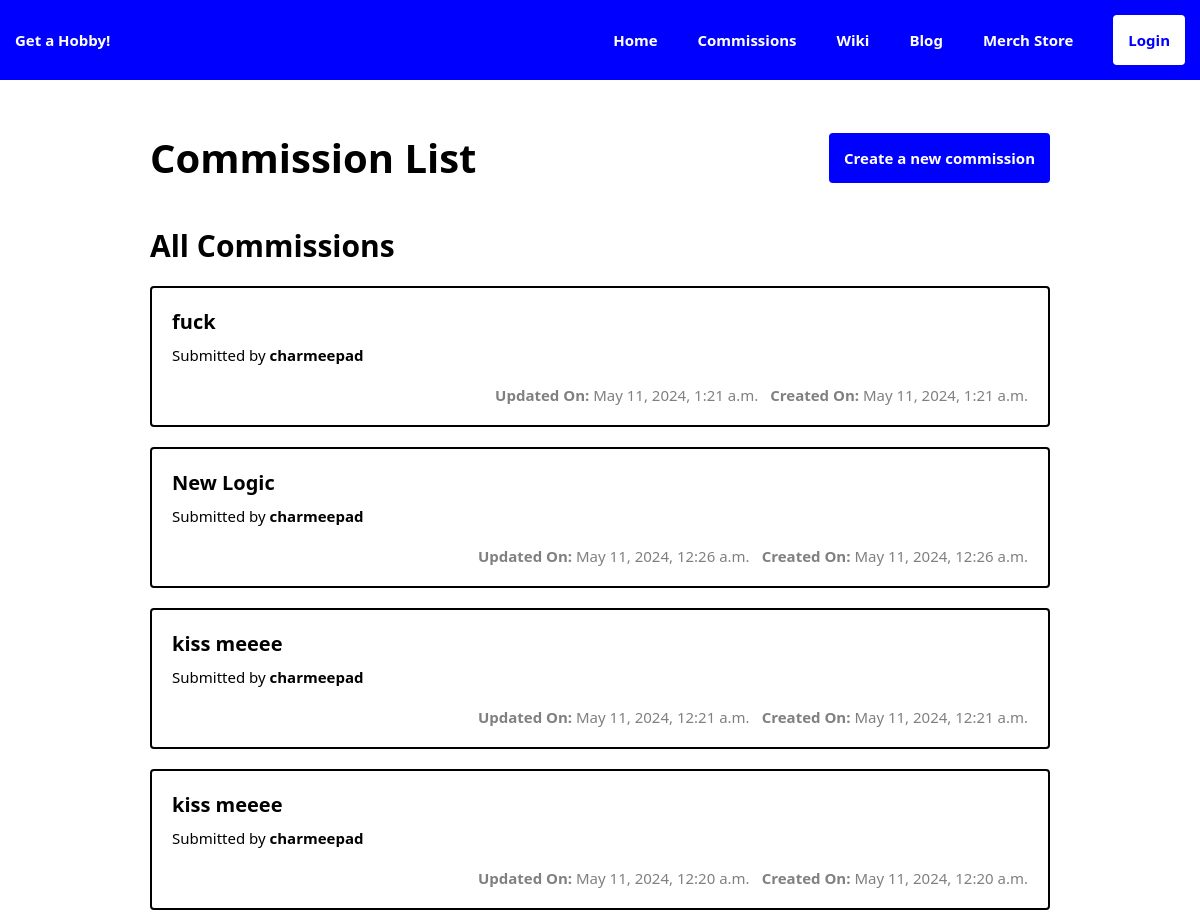
The app's page /commissions/list/ (upper part), older data.
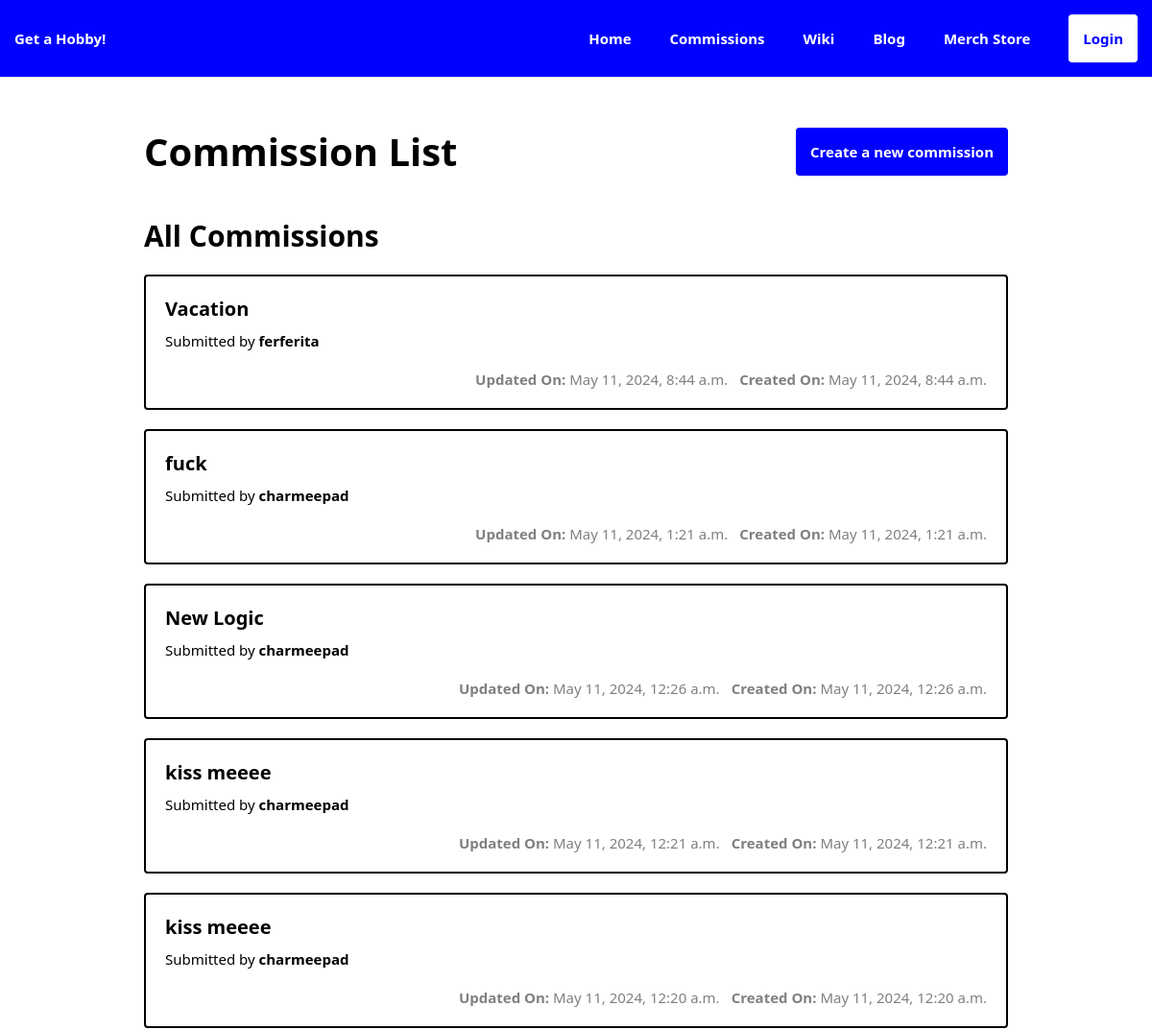
The same page, newer data.
### commissions/models.py (models this page shows, shortened)
class Commission(models.Model):
    title = models.CharField(max_length=255)
    description = models.TextField()
    author = models.ForeignKey(Profile, on_delete=models.CASCADE, related_name='created_commissions', null=True)
    status = models.CharField(max_length=12, choices=(
        ('Open', 'Open'),
        ('Full' ,'Full'),
        ('Completed', 'Completed'),
        ('Discontinued', 'Discontinued'),
    ), default='Open')
    created_on = models.DateTimeField(auto_now_add=True)
    updated_on = models.DateTimeField(auto_now=True)
    class Meta:
        ordering = ["-created_on"]

### user_management/models.py (models this page shows)
class Profile(models.Model):
    user = models.OneToOneField(User, on_delete=models.CASCADE)
    display_name = models.CharField(max_length=63)
    email_address = models.EmailField()
    def __str__(self):
        return self.display_name

### commissions/views.py (the view)
# urls.py: path('list/', views.CommissionListView.as_view(), name='commission_list'),
class CommissionListView(ListView):
    template_name = 'commissions/commission_list.html'
    def get_queryset(self):
        queryset1 = Commission.objects.all()
        queryset2 = JobApplication.objects.all()
        combined_queryset = list(queryset1) + list(queryset2)
        return combined_queryset
    def get_context_data(self, **kwargs):
        context = super().get_context_data(**kwargs)
        model1_objects = Commission.objects.all()
        model2_objects = JobApplication.objects.all()
        if self.request.user.is_authenticated:
            model3_objects = Commission.objects.all().filter(author=self.request.user.profile)
            model2_objects = JobApplication.objects.all().filter(applicant=self.request.user.profile)
        else:
            model3_objects = Commission.objects.none()
            model2_objects = JobApplication.objects.none()
        context['commissions'] = model1_objects
        context['applications'] = model2_objects
        context['user_commissions'] = model3_objects
        return context

### templates/commissions/commission_list.html (shortened to what this page needs)
{% extends 'base.html' %}
{% load static %}
{% block content %}
<body>
    <div class="commissions-header">
        <h1>Commission List</h1>
        <div class="commissions-create-button">
            <a href="{% url 'commissions:commission_create' %}">
            Create a new commission</a>
        </div>
    </div>
<h2>All Commissions</h2>
    <ul class="commissions-section">
        {% for commission in commissions %}
            <a class="commission-link" href="{% url 'commissions:commission_detail' commission.pk %}">
                <li class="commission">
                    <div class="commission-info">
                        <h3 class="commission-name">{{ commission.title }}</h3>
                        <div class="commission-author">Submitted by <strong>{{commission.author}}</strong></div>
                        <div class="commission-stats">
                            <p><span class="commission-label stat">Updated On: </span>{{ commission.updated_on }}</p>
                            <p><span class="commission-label stat">Created On: </span>{{ commission.created_on }}</p>
                        </div>
                    </div>
                </li>
            </a>
        {% empty %}
            <li class="no-comment">No commissions to show.</li>
        {% endfor %}
    </ul>
</body>
</html>
{% endblock %}

Row changes from the older to the newer data that the page shows:
added Commission: title "Vacation", author "ferferita", updated_on "May 11, 2024, 8:44 a.m.", created_on "May 11, 2024, 8:44 a.m."
